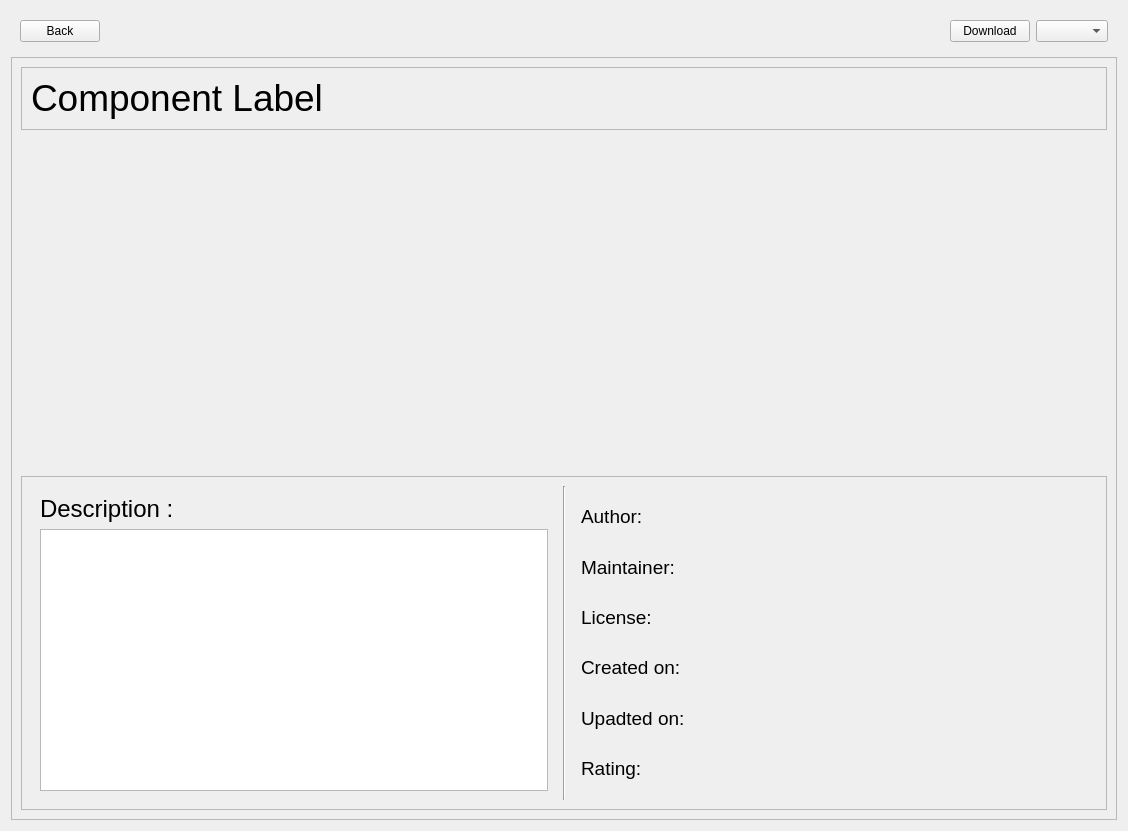
<?xml version="1.0" encoding="UTF-8"?>
<ui version="4.0">
 <class>detailedView</class>
 <widget class="QWidget" name="detailedView">
  <property name="geometry">
   <rect>
    <x>0</x>
    <y>0</y>
    <width>1128</width>
    <height>831</height>
   </rect>
  </property>
  <property name="windowTitle">
   <string>Form</string>
  </property>
  <layout class="QVBoxLayout" name="verticalLayout">
   <item>
    <widget class="QWidget" name="topArea" native="true">
     <property name="sizePolicy">
      <sizepolicy hsizetype="Preferred" vsizetype="Maximum">
       <horstretch>0</horstretch>
       <verstretch>0</verstretch>
      </sizepolicy>
     </property>
     <layout class="QHBoxLayout" name="horizontalLayout">
      <item>
       <widget class="QPushButton" name="backPushButton">
        <property name="text">
         <string>Back</string>
        </property>
       </widget>
      </item>
      <item>
       <spacer name="horizontalSpacer">
        <property name="orientation">
         <enum>Qt::Horizontal</enum>
        </property>
        <property name="sizeHint" stdset="0">
         <size>
          <width>807</width>
          <height>20</height>
         </size>
        </property>
       </spacer>
      </item>
      <item>
       <widget class="QPushButton" name="downloadPushButton">
        <property name="text">
         <string>Download</string>
        </property>
       </widget>
      </item>
      <item>
       <widget class="QComboBox" name="filetypeComboBox">
        <property name="currentIndex">
         <number>-1</number>
        </property>
        <property name="placeholderText">
         <string>filetype</string>
        </property>
       </widget>
      </item>
     </layout>
    </widget>
   </item>
   <item>
    <widget class="QScrollArea" name="mainScrollArea">
     <property name="widgetResizable">
      <bool>true</bool>
     </property>
     <widget class="QWidget" name="mainScrollAreaWidgetContents">
      <property name="geometry">
       <rect>
        <x>0</x>
        <y>0</y>
        <width>1112</width>
        <height>763</height>
       </rect>
      </property>
      <layout class="QVBoxLayout" name="verticalLayout_2">
       <item>
        <widget class="QFrame" name="labelFrame">
         <property name="sizePolicy">
          <sizepolicy hsizetype="Preferred" vsizetype="Maximum">
           <horstretch>0</horstretch>
           <verstretch>0</verstretch>
          </sizepolicy>
         </property>
         <property name="frameShape">
          <enum>QFrame::StyledPanel</enum>
         </property>
         <property name="frameShadow">
          <enum>QFrame::Raised</enum>
         </property>
         <layout class="QHBoxLayout" name="horizontalLayout_2">
          <item alignment="Qt::AlignLeft">
           <widget class="QLabel" name="contentLabel">
            <property name="text">
             <string>&lt;html&gt;&lt;head/&gt;&lt;body&gt;&lt;p&gt;&lt;span style=&quot; font-size:28pt;&quot;&gt;Component Label&lt;/span&gt;&lt;/p&gt;&lt;/body&gt;&lt;/html&gt;</string>
            </property>
           </widget>
          </item>
         </layout>
        </widget>
       </item>
       <item alignment="Qt::AlignLeft">
        <widget class="QWidget" name="thumbnailArea" native="true">
         <property name="sizePolicy">
          <sizepolicy hsizetype="Maximum" vsizetype="Expanding">
           <horstretch>0</horstretch>
           <verstretch>0</verstretch>
          </sizepolicy>
         </property>
         <property name="minimumSize">
          <size>
           <width>0</width>
           <height>250</height>
          </size>
         </property>
         <property name="maximumSize">
          <size>
           <width>700</width>
           <height>350</height>
          </size>
         </property>
         <layout class="QHBoxLayout" name="thumbnailAreaHorizontalLayout"/>
        </widget>
       </item>
       <item>
        <widget class="QFrame" name="metadataFrame">
         <property name="sizePolicy">
          <sizepolicy hsizetype="Preferred" vsizetype="Expanding">
           <horstretch>0</horstretch>
           <verstretch>0</verstretch>
          </sizepolicy>
         </property>
         <property name="frameShape">
          <enum>QFrame::StyledPanel</enum>
         </property>
         <property name="frameShadow">
          <enum>QFrame::Raised</enum>
         </property>
         <layout class="QHBoxLayout" name="horizontalLayout_5">
          <item>
           <widget class="QWidget" name="descriptionWidget" native="true">
            <layout class="QVBoxLayout" name="verticalLayout_3">
             <item>
              <widget class="QLabel" name="descriptionLabel">
               <property name="sizePolicy">
                <sizepolicy hsizetype="Preferred" vsizetype="Maximum">
                 <horstretch>0</horstretch>
                 <verstretch>0</verstretch>
                </sizepolicy>
               </property>
               <property name="text">
                <string>&lt;html&gt;&lt;head/&gt;&lt;body&gt;&lt;p&gt;&lt;span style=&quot; font-size:18pt;&quot;&gt;Description :&lt;/span&gt;&lt;/p&gt;&lt;/body&gt;&lt;/html&gt;</string>
               </property>
              </widget>
             </item>
             <item>
              <widget class="QTextBrowser" name="descriptionTextBrowser">
               <property name="sizePolicy">
                <sizepolicy hsizetype="Preferred" vsizetype="Preferred">
                 <horstretch>0</horstretch>
                 <verstretch>0</verstretch>
                </sizepolicy>
               </property>
              </widget>
             </item>
            </layout>
           </widget>
          </item>
          <item>
           <widget class="Line" name="saparator">
            <property name="orientation">
             <enum>Qt::Vertical</enum>
            </property>
           </widget>
          </item>
          <item>
           <widget class="QWidget" name="metadataWidget" native="true">
            <property name="mouseTracking">
             <bool>false</bool>
            </property>
            <property name="focusPolicy">
             <enum>Qt::NoFocus</enum>
            </property>
            <layout class="QGridLayout" name="gridLayout">
             <item row="0" column="0">
              <widget class="QLabel" name="authorLabel">
               <property name="text">
                <string>&lt;html&gt;&lt;head/&gt;&lt;body&gt;&lt;p&gt;&lt;span style=&quot; font-size:14pt;&quot;&gt;Author:&lt;/span&gt;&lt;/p&gt;&lt;/body&gt;&lt;/html&gt;</string>
               </property>
              </widget>
             </item>
             <item row="0" column="1">
              <widget class="QLabel" name="authorValue">
               <property name="text">
                <string/>
               </property>
              </widget>
             </item>
             <item row="1" column="0">
              <widget class="QLabel" name="mainteinerLabel">
               <property name="text">
                <string>&lt;html&gt;&lt;head/&gt;&lt;body&gt;&lt;p&gt;&lt;span style=&quot; font-size:14pt;&quot;&gt;Maintainer:&lt;/span&gt;&lt;/p&gt;&lt;/body&gt;&lt;/html&gt;</string>
               </property>
              </widget>
             </item>
             <item row="1" column="1">
              <widget class="QLabel" name="maintainerValue">
               <property name="text">
                <string/>
               </property>
              </widget>
             </item>
             <item row="2" column="0">
              <widget class="QLabel" name="licenseLabel">
               <property name="text">
                <string>&lt;html&gt;&lt;head/&gt;&lt;body&gt;&lt;p&gt;&lt;span style=&quot; font-size:14pt;&quot;&gt;License:&lt;/span&gt;&lt;/p&gt;&lt;/body&gt;&lt;/html&gt;</string>
               </property>
              </widget>
             </item>
             <item row="2" column="1">
              <widget class="QLabel" name="licenseValue">
               <property name="text">
                <string/>
               </property>
              </widget>
             </item>
             <item row="3" column="0">
              <widget class="QLabel" name="createdLabel">
               <property name="text">
                <string>&lt;html&gt;&lt;head/&gt;&lt;body&gt;&lt;p&gt;&lt;span style=&quot; font-size:14pt;&quot;&gt;Created on:&lt;/span&gt;&lt;/p&gt;&lt;/body&gt;&lt;/html&gt;</string>
               </property>
              </widget>
             </item>
             <item row="3" column="1">
              <widget class="QLabel" name="createdValue">
               <property name="text">
                <string/>
               </property>
              </widget>
             </item>
             <item row="4" column="0">
              <widget class="QLabel" name="updatedLabel">
               <property name="text">
                <string>&lt;html&gt;&lt;head/&gt;&lt;body&gt;&lt;p&gt;&lt;span style=&quot; font-size:14pt;&quot;&gt;Upadted on:&lt;/span&gt;&lt;/p&gt;&lt;/body&gt;&lt;/html&gt;</string>
               </property>
              </widget>
             </item>
             <item row="4" column="1">
              <widget class="QLabel" name="updatedValue">
               <property name="text">
                <string/>
               </property>
              </widget>
             </item>
             <item row="5" column="0">
              <widget class="QLabel" name="ratingLabel">
               <property name="text">
                <string>&lt;html&gt;&lt;head/&gt;&lt;body&gt;&lt;p&gt;&lt;span style=&quot; font-size:14pt;&quot;&gt;Rating:&lt;/span&gt;&lt;/p&gt;&lt;/body&gt;&lt;/html&gt;</string>
               </property>
              </widget>
             </item>
             <item row="5" column="1" alignment="Qt::AlignLeft">
              <widget class="StarRating" name="ratingwidget" native="true">
               <property name="sizePolicy">
                <sizepolicy hsizetype="Maximum" vsizetype="Preferred">
                 <horstretch>0</horstretch>
                 <verstretch>0</verstretch>
                </sizepolicy>
               </property>
              </widget>
             </item>
            </layout>
           </widget>
          </item>
         </layout>
        </widget>
       </item>
      </layout>
     </widget>
    </widget>
   </item>
  </layout>
 </widget>
 <customwidgets>
  <customwidget>
   <class>StarRating</class>
   <extends>QWidget</extends>
   <header location="global">component_library/user_interface/widgets</header>
   <container>1</container>
  </customwidget>
 </customwidgets>
 <resources/>
 <connections/>
</ui>
